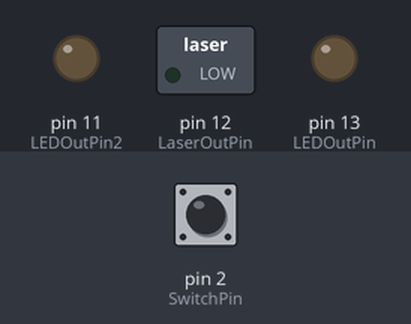
The sketch below on a simulated Arduino Uno, built with avr-gcc and run on an emulated ATmega328P. Shown: switched loads named in the sketch (green lamp = pin HIGH), output pins drawn as LEDs (lit = HIGH). Inputs (shaded band) come from the test bench; at power-on: pin 2 (SwitchPin) LOW.

Above: at 1.2 s.
1.3 s: pin 2 (SwitchPin) pulled HIGH for 0.15 s
At 1.8 s:
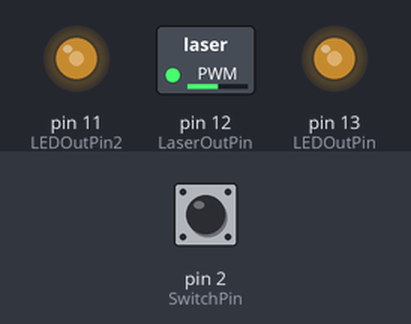
4.4 s: pin 2 (SwitchPin) pulled HIGH for 1 s
At 6.2 s:
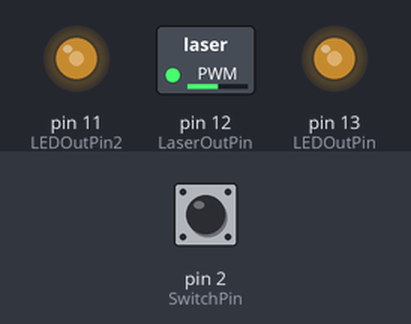
6.9 s: pin 2 (SwitchPin) pulled HIGH for 3.2 s
Timing chart, 0 to 12.9 s (numbered marks = the images above; inputs shaded):
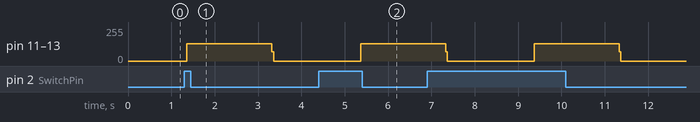

Measured:
- after the input at 1.3 s, pin 11 (LEDOutPin2), pin 12 (LaserOutPin), pin 13 (LEDOutPin): 0/255 → 128/255 after 0.06 s, → 0/255 2.0 s later
- after the input at 4.4 s, pin 11 (LEDOutPin2), pin 12 (LaserOutPin), pin 13 (LEDOutPin): 0/255 → 128/255 after 0.97 s

The sketch:

LaserGatedFlashtrainDriver.ino
```cpp
/* Laser driver with LED indicator
 *  modified from LaserFlashtrainDriver to gate the flashtrain on and off at a
 *  2 second square duty cycle
 *  the idea is that maybe flashtrain onset is the effective part, we are trying
 *  to mimic the manual turning on and off that Lauren & Netanya did summer 2017
Generates a continuous flashtrain to drive a laser with 5V TTL pulses.
Is switched on/off with a physical switch.
Also puts out an identical train to drive an LED as a laser monitor.
mw 07.11.2017

 * pushbutton attached to pin 2 from +5V
 * 10K resistor attached to pin 2 from ground

flash rate = 1000/(PulseDur+PulseInterval)
if PulseDur and PulseInterval =5, then rate=100 Hz
*/

const int LEDOutPin = 13;       // pin to drive LED
const int LEDOutPin2 = 11;       // pin to drive LED
const int LaserOutPin = 12;       // pin to drive Laser
const int SwitchPin = 2;     // pin attached to switch
const int PulseDur = 5;       // pulse duration in ms
const int PulseInterval = 5;       // inter-pulse interval in ms


// variables will change:
int SwitchState = 0;         // variable for reading the switch status

void setup() {
  // initialize the LED as an output:
  pinMode(LEDOutPin, OUTPUT);
  pinMode(LEDOutPin2, OUTPUT);
  pinMode(LaserOutPin, OUTPUT);
  pinMode(SwitchPin, INPUT);
}

void loop() {
    // read the state of the pushbutton value:
 SwitchState = digitalRead(SwitchPin);

  if (SwitchState == HIGH) {

for (int i=0; i <200; i++) {
digitalWrite(LEDOutPin, HIGH);
    digitalWrite(LEDOutPin2, HIGH);
    digitalWrite(LaserOutPin, HIGH);
    delay(PulseDur);

    digitalWrite(LEDOutPin, LOW);
    digitalWrite(LEDOutPin2, LOW);
    digitalWrite(LaserOutPin, LOW);
    delay(PulseInterval);
}
delay (2000);
  }
  else {
    digitalWrite(LEDOutPin, LOW);
    digitalWrite(LEDOutPin2, LOW);
    digitalWrite(LaserOutPin, LOW);
  }
  }
```
